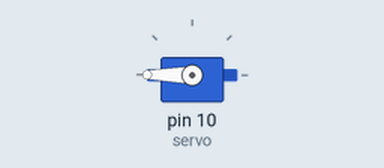
The sketch below on a simulated Arduino Uno, built with avr-gcc and run on an emulated ATmega328P. Parts: servo.

Above: at 0.05 s.
At 0.45 s:
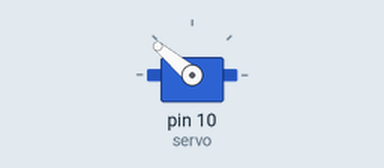
At 0.9 s:
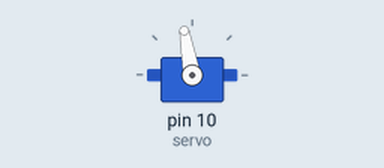
At 1.8 s:
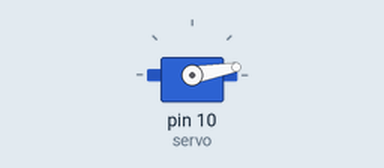
Timing chart, 0 to 4.2 s (numbered marks = the images above):
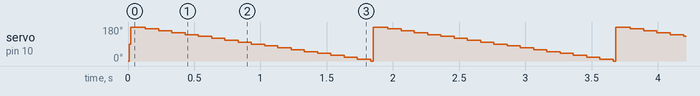

Measured:
- by itself, servo on pin 10 (servo): repeats every 1.8 s: 180° 0.11 s, 170° 0.10 s, 160° 0.10 s, 150° 0.10 s, 140° 0.10 s, 130° 0.10 s, 120° 0.10 s, 110° 0.10 s, 100° 0.10 s, 90° 0.10 s, 80° 0.10 s, 70° 0.10 s, 60° 0.10 s, 50° 0.10 s, 40° 0.10 s, 30° 0.10 s, 20° 0.10 s, 10° 0.10 s, 0° 0.02 s

The sketch:

28._Servo_Motor_Control.ino
```cpp
#include <Servo.h>

Servo servo;

void setup()
{
  servo.attach(10);
}

void loop()
{
  servo.write(0);
  delay(10);
  servo.write(90);
  delay(10);
  servo.write(180);
  delay(10);
  for(int i=180; i>0; i=i-10)
  {
    servo.write(i);
    delay(100);
  }
 }
```
